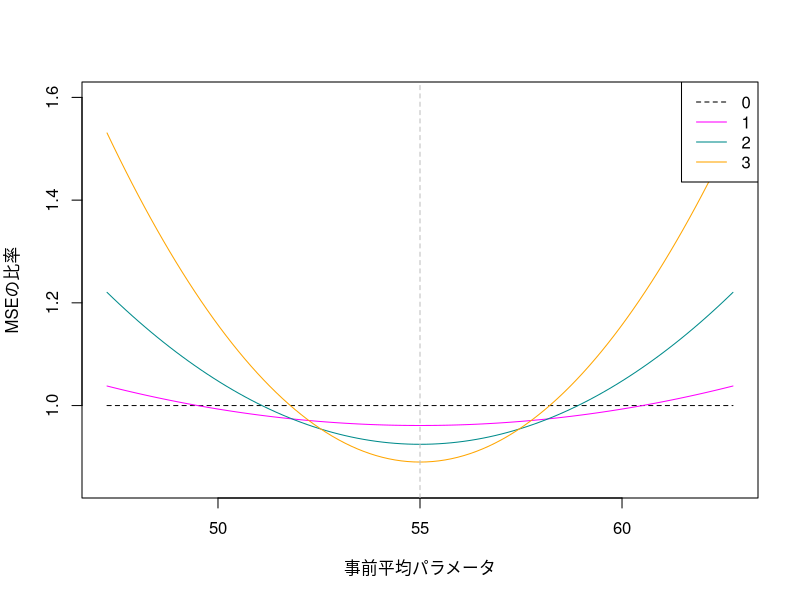
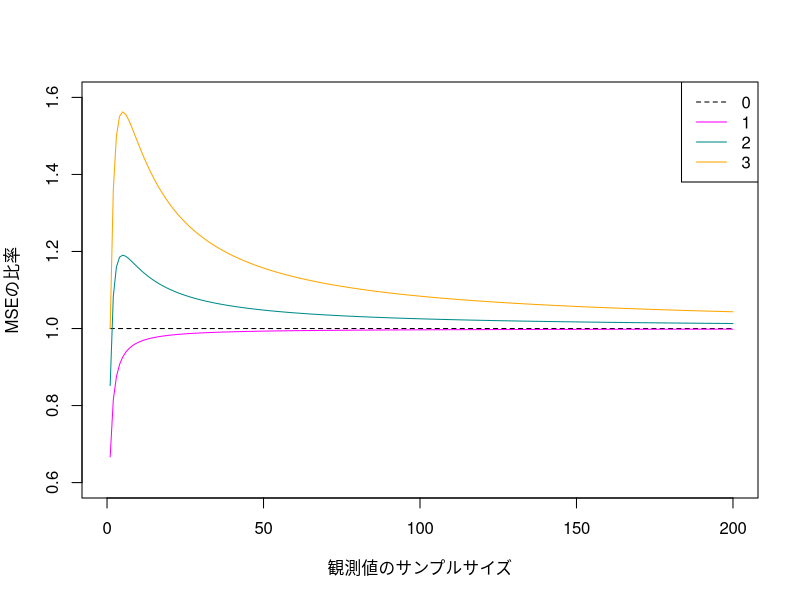
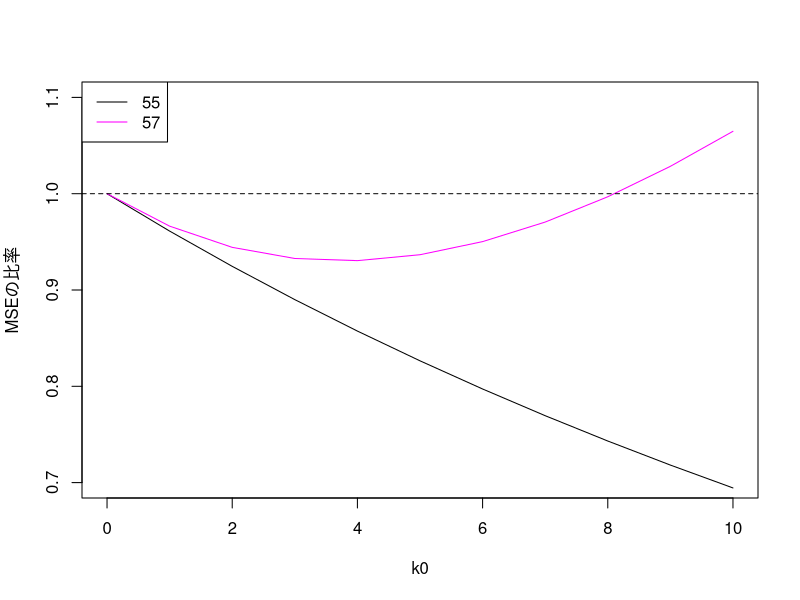

These charts were generated, in order, by the following R code:
## ---- chunk 1
#| echo: false
mse <- function(sigma2, n, k0, mu0, theta0) {
    w <- n / (k0+n)
    return(w^2*sigma2/n + (1-w)^2*(mu0 - theta0)^2)
}

mse.ratio <- function(sigma2, n, k0, mu0, theta0) {
  return(mse(sigma2, n, k0, mu0, theta0)/mse(sigma2, n, 0, mu0, theta0))
}
## ---- chunk 2
population.mean <- 55
population.var <- 15
## ---- chunk 3
#| echo: false
prior.ks <- c(0, 1, 2, 3)
## ---- chunk 4
#| echo: false
sample.size <- 50
line.colors <- c("black", "magenta", "darkcyan", "orange")
line.lty <- c(2,1,1,1)

for(j in 1:length(prior.ks)) {
  add_ <- j != 1
  curve(mse.ratio(population.var,
                  sample.size,
                  prior.ks[j],
                  x,
                  population.mean),
        add = add_,
        col = line.colors[j],
        lty = line.lty[j],
        from = population.mean - 2*sqrt(population.var),
        to = population.mean + 2*sqrt(population.var),
        ylim = c(0.85,1.6),
        xlab = "事前平均パラメータ", ylab = "MSEの比率")
}
legend("topright", legend = prior.ks, col = line.colors, lty = line.lty)
abline(v = population.mean, col = "gray", lty = 2)
## ---- chunk 5
#| echo: false
prior.mu <- 50
line.colors <- c("black", "magenta", "darkcyan", "orange")
line.lty <- c(2,1,1,1)

for(j in 1:length(prior.ks)) {
  add_ <- j != 1
  curve(mse.ratio(population.var,
                  x,
                  prior.ks[j],
                  prior.mu,
                  population.mean),
        add = add_,
        col = line.colors[j],
        lty = line.lty[j],
        from = 0,
        to = 200,
        n = 201,
        ylim = c(0.6, 1.6),
        xlab = "観測値のサンプルサイズ", ylab = "MSEの比率")
}
legend("topright", legend = prior.ks, col = line.colors, lty = line.lty)
## ---- chunk 6
#| echo: false
prior.mus <- c(55, 57)
line.colors <- c("black", "magenta")

for(i in 1:length(prior.mus)) {
  add_ <- i != 1
  curve(mse.ratio(population.var, 50, x, prior.mus[i], population.mean), 
        from = 0, to = 10, n = 11, xlab="k0", ylab="MSEの比率", add = add_,
        col = line.colors[i], ylim = c(0.70, 1.1))
}
legend("topleft", legend = prior.mus, col = line.colors, lwd = 1)
abline(h = 1, lty = 2)
## ---- chunk 7
sample.number <- 100
sample.size <- 50

prior.mu <- 57

thetahats <- matrix(nrow = sample.number, ncol = length(prior.ks))

set.seed(1)
for(i in 1:sample.number) {
  sample <- rnorm(sample.size, population.mean, sqrt(population.var))
  for(j in 1:length(prior.ks)) {
    w <- sample.size / (sample.size+prior.ks[j])
    thetahats[i,j] <- w*mean(sample) + (1-w)*prior.mu
  }
}
## ---- chunk 8
#| echo: false
for(j in 1:length(prior.ks)) {
  print(sprintf("k = %d", prior.ks[j]))
  print(sprintf("    平均=%f", mean(thetahats[,j])))
  print(sprintf("    分散=%f", var(thetahats[,j])))
  print(sprintf("    MSE=%f", mean((thetahats[,j]-population.mean)^2)))
}
